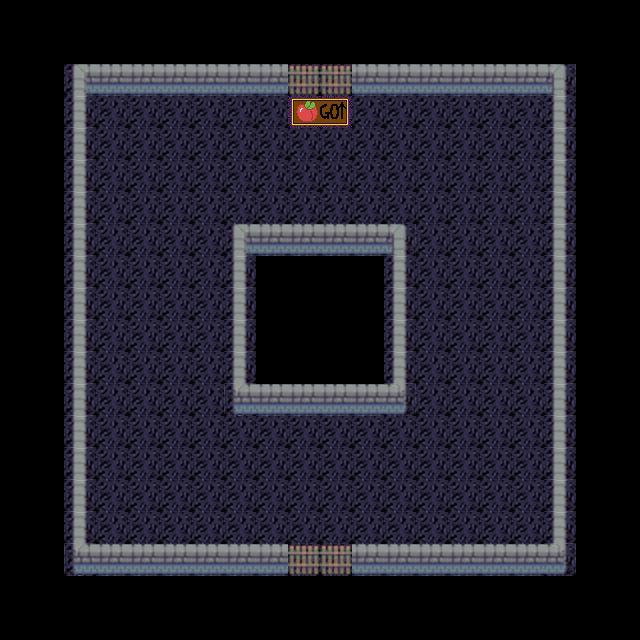

Below is a game level as drawn by its tile map, then a one-line description and the .tmx file that defines it, in full:
An orthogonal 20x20 tile map with 32x32 px tiles, 3 tile layers (Tile Layer 1, Tile Layer 2, Tile Layer 3), 1 hidden layer not drawn, 3 tilesets.

<map version="1.10" tiledversion="1.10.2" orientation="orthogonal" renderorder="right-down" width="20" height="20" tilewidth="32" tileheight="32" infinite="0" nextlayerid="5" nextobjectid="1">
 <tileset firstgid="1" source="TileSets/Placeholders.tsx" />
 <tileset firstgid="17" source="TileSets/The_Roguelike_Assets.tsx" />
 <tileset firstgid="2318" source="TileSets/bazaar_floor_additions.tsx" />
 <layer id="1" name="Tile Layer 1" width="20" height="20">
  <data encoding="csv">
0,0,0,0,0,0,0,0,0,0,0,0,0,0,0,0,0,0,0,0,
0,0,0,0,0,0,0,0,0,0,0,0,0,0,0,0,0,0,0,0,
0,0,380,380,380,380,380,380,380,380,380,380,380,380,380,380,380,380,0,0,
0,0,380,380,380,380,380,380,380,380,380,380,380,380,380,380,380,380,0,0,
0,0,380,380,380,380,380,380,380,380,380,380,380,380,380,380,380,380,0,0,
0,0,380,380,380,380,380,380,380,380,380,380,380,380,380,380,380,380,0,0,
0,0,380,380,380,380,380,380,380,380,380,380,380,380,380,380,380,380,0,0,
0,0,380,380,380,380,380,380,380,380,380,380,380,380,380,380,380,380,0,0,
0,0,380,380,380,380,380,380,0,0,0,0,380,380,380,380,380,380,0,0,
0,0,380,380,380,380,380,380,0,0,0,0,380,380,380,380,380,380,0,0,
0,0,380,380,380,380,380,380,0,0,0,0,380,380,380,380,380,380,0,0,
0,0,380,380,380,380,380,380,0,0,0,0,380,380,380,380,380,380,0,0,
0,0,380,380,380,380,380,380,380,380,380,380,380,380,380,380,380,380,0,0,
0,0,380,380,380,380,380,380,380,380,380,380,380,380,380,380,380,380,0,0,
0,0,380,380,380,380,380,380,380,380,380,380,380,380,380,380,380,380,0,0,
0,0,380,380,380,380,380,380,380,380,380,380,380,380,380,380,380,380,0,0,
0,0,380,380,380,380,380,380,380,380,380,380,380,380,380,380,380,380,0,0,
0,0,380,380,380,380,380,380,380,380,380,380,380,380,380,380,380,380,0,0,
0,0,0,0,0,0,0,0,0,0,0,0,0,0,0,0,0,0,0,0,
0,0,0,0,0,0,0,0,0,0,0,0,0,0,0,0,0,0,0,0
</data>
 </layer>
 <layer id="2" name="Tile Layer 2" width="20" height="20">
  <data encoding="csv">
0,0,0,0,0,0,0,0,0,0,0,0,0,0,0,0,0,0,0,0,
0,0,0,0,0,0,0,0,0,0,0,0,0,0,0,0,0,0,0,0,
0,0,439,439,439,439,439,439,439,439,439,439,439,439,439,439,439,439,0,0,
0,0,439,439,439,439,439,439,439,439,439,439,439,439,439,439,439,439,0,0,
0,0,439,439,439,439,439,439,439,439,439,439,439,439,439,439,439,439,0,0,
0,0,439,439,439,439,439,439,439,439,439,439,439,439,439,439,439,439,0,0,
0,0,439,439,439,439,439,439,439,439,439,439,439,439,439,439,439,439,0,0,
0,0,439,439,439,439,439,439,439,439,439,439,439,439,439,439,439,439,0,0,
0,0,439,439,439,439,439,439,0,0,0,0,439,439,439,439,439,439,0,0,
0,0,439,439,439,439,439,439,0,0,0,0,439,439,439,439,439,439,0,0,
0,0,439,439,439,439,439,439,0,0,0,0,439,439,439,439,439,439,0,0,
0,0,439,439,439,439,439,439,0,0,0,0,439,439,439,439,439,439,0,0,
0,0,439,439,439,439,439,439,439,439,439,439,439,439,439,439,439,439,0,0,
0,0,439,439,439,439,439,439,439,439,439,439,439,439,439,439,439,439,0,0,
0,0,439,439,439,439,439,439,439,439,439,439,439,439,439,439,439,439,0,0,
0,0,439,439,439,439,439,439,439,439,439,439,439,439,439,439,439,439,0,0,
0,0,439,439,439,439,439,439,439,439,439,439,439,439,439,439,439,439,0,0,
0,0,439,439,439,439,439,439,439,439,439,439,439,439,439,439,439,439,0,0,
0,0,0,0,0,0,0,0,0,0,0,0,0,0,0,0,0,0,0,0,
0,0,0,0,0,0,0,0,0,0,0,0,0,0,0,0,0,0,0,0
</data>
 </layer>
 <layer id="3" name="Tile Layer 3" width="20" height="20">
  <data encoding="csv">
0,0,0,0,0,0,0,0,0,0,0,0,0,0,0,0,0,0,0,0,
0,0,0,0,0,0,0,0,0,0,0,0,0,0,0,0,0,0,0,0,
0,0,914,915,915,915,915,915,915,1020,1020,915,915,915,915,915,915,916,0,0,
0,0,913,0,0,0,0,0,0,2319,2320,0,0,0,0,0,0,913,0,0,
0,0,913,0,0,0,0,0,0,0,0,0,0,0,0,0,0,913,0,0,
0,0,913,0,0,0,0,0,0,0,0,0,0,0,0,0,0,913,0,0,
0,0,913,0,0,0,0,0,0,0,0,0,0,0,0,0,0,913,0,0,
0,0,913,0,0,0,0,914,915,915,915,915,916,0,0,0,0,913,0,0,
0,0,913,0,0,0,0,913,0,0,0,0,913,0,0,0,0,913,0,0,
0,0,913,0,0,0,0,913,0,0,0,0,913,0,0,0,0,913,0,0,
0,0,913,0,0,0,0,913,0,0,0,0,913,0,0,0,0,913,0,0,
0,0,913,0,0,0,0,913,0,0,0,0,913,0,0,0,0,913,0,0,
0,0,913,0,0,0,0,973,915,915,915,915,975,0,0,0,0,913,0,0,
0,0,913,0,0,0,0,0,0,0,0,0,0,0,0,0,0,913,0,0,
0,0,913,0,0,0,0,0,0,0,0,0,0,0,0,0,0,913,0,0,
0,0,913,0,0,0,0,0,0,0,0,0,0,0,0,0,0,913,0,0,
0,0,913,0,0,0,0,0,0,0,0,0,0,0,0,0,0,913,0,0,
0,0,973,915,915,915,915,915,915,1020,1020,915,915,915,915,915,915,975,0,0,
0,0,0,0,0,0,0,0,0,0,0,0,0,0,0,0,0,0,0,0,
0,0,0,0,0,0,0,0,0,0,0,0,0,0,0,0,0,0,0,0
</data>
 </layer>
 <layer id="4" name="Information Layer" width="20" height="20" visible="0">
  <data encoding="csv">
0,0,0,0,0,0,0,0,0,0,0,0,0,0,0,0,0,0,0,0,
0,0,0,0,0,0,0,0,0,0,0,0,0,0,0,0,0,0,0,0,
0,0,3,3,3,3,3,3,3,2,2,3,3,3,3,3,3,3,0,0,
0,0,3,1,1,1,1,1,1,1,1,1,1,1,1,1,1,3,0,0,
0,0,3,1,1,1,1,1,1,1,1,1,1,1,1,1,1,3,0,0,
0,0,3,1,9,9,9,9,9,9,9,9,9,9,9,9,1,3,0,0,
0,0,3,1,9,1,7,7,7,7,7,7,7,7,1,9,1,3,0,0,
0,0,3,1,9,1,7,3,3,3,3,3,3,7,1,9,1,3,0,0,
0,0,3,1,9,1,7,3,0,0,0,0,3,7,1,9,1,3,0,0,
0,0,3,1,9,1,7,3,0,0,0,0,3,7,1,9,1,3,0,0,
0,0,3,1,9,1,7,3,0,0,0,0,3,7,1,9,1,3,0,0,
0,0,3,1,9,1,7,3,0,0,0,0,3,7,1,9,1,3,0,0,
0,0,3,1,9,1,7,3,3,3,3,3,3,7,1,9,1,3,0,0,
0,0,3,1,1,1,7,7,7,7,7,7,7,7,1,1,1,3,0,0,
0,0,3,1,1,1,1,1,1,1,1,1,1,1,1,1,1,3,0,0,
0,0,3,1,1,1,1,1,1,5,5,1,1,1,1,1,1,3,0,0,
0,0,3,1,1,1,1,1,1,1,1,1,1,1,1,1,1,3,0,0,
0,0,3,3,3,3,3,3,3,3,3,3,3,3,3,3,3,3,0,0,
0,0,0,0,0,0,0,0,0,0,0,0,0,0,0,0,0,0,0,0,
0,0,0,0,0,0,0,0,0,0,0,0,0,0,0,0,0,0,0,0
</data>
 </layer>
</map>
